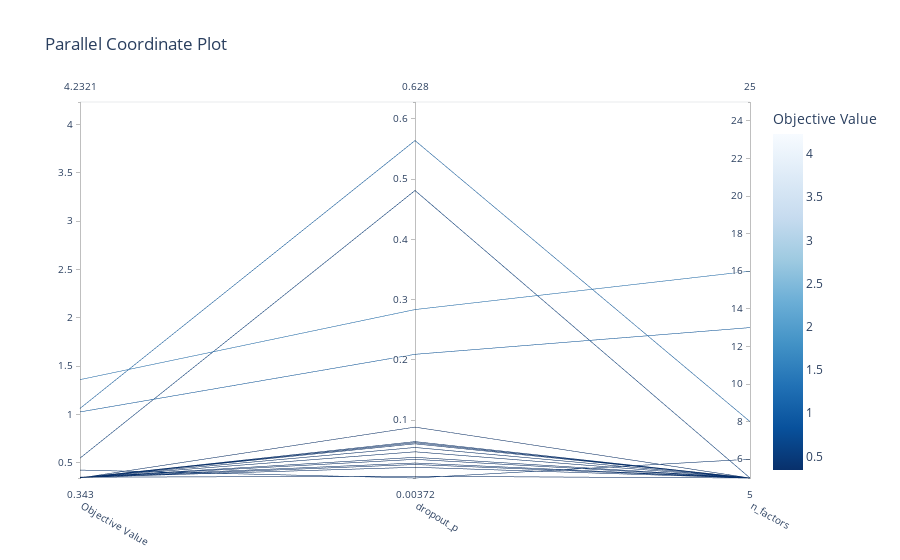

The cell this chart's notebook holds for it:
### Code cell
optuna.visualization.plot_parallel_coordinate(study)

### Figure 1 — Plotly figure (JSON) as saved in the notebook; plotly's stock layout.template omitted (floating-point values rounded to 4 significant figures)
{"data": [{"dimensions": [{"label": "Objective Value", "range": [0.343, 4.232], "values": [1.36, 1.026, 0.4253, 4.232, 1.063, 0.3488, 0.3507, 0.3517, 0.5487, 0.3495, 0.3459, 0.346, 0.3487, 0.3493, 0.3492, 0.3463, 0.3458, 0.343]}, {"label": "dropout_p", "range": [0.003724, 0.628], "values": [0.2834, 0.2091, 0.003724, 0.628, 0.564, 0.04722, 0.0286, 0.006508, 0.481, 0.02154, 0.06047, 0.06411, 0.05441, 0.03471, 0.03809, 0.02612, 0.06238, 0.08822]}, {"label": "n_factors", "range": [5, 25], "values": [16, 13, 6, 25, 8, 5, 5, 5, 5, 5, 5, 5, 5, 5, 5, 5, 5, 5]}], "labelangle": 30, "labelside": "bottom", "line": {"color": [1.36, 1.026, 0.4253, 4.232, 1.063, 0.3488, 0.3507, 0.3517, 0.5487, 0.3495, 0.3459, 0.346, 0.3487, 0.3493, 0.3492, 0.3463, 0.3458, 0.343], "colorbar": {"title": {"text": "Objective Value"}}, "colorscale": [[0, "rgb(247,251,255)"], [0.125, "rgb(222,235,247)"], [0.25, "rgb(198,219,239)"], [0.375, "rgb(158,202,225)"], [0.5, "rgb(107,174,214)"], [0.625, "rgb(66,146,198)"], [0.75, "rgb(33,113,181)"], [0.875, "rgb(8,81,156)"], [1, "rgb(8,48,107)"]], "reversescale": true, "showscale": true}, "type": "parcoords"}], "layout": {"autosize": true, "title": {"text": "Parallel Coordinate Plot"}}}
